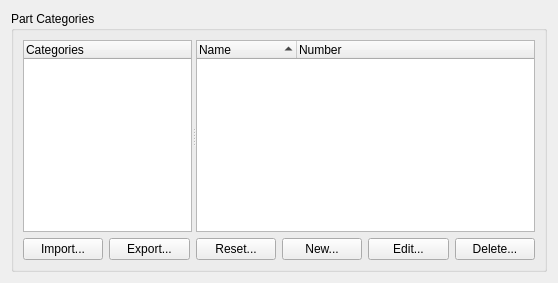
     <widget class="QWidget" name="tabCategories">
      <property name="whatsThis">
       <string>&lt;p&gt;&lt;b&gt;Part Categories&lt;/b&gt;&lt;/p&gt;&lt;p&gt;Create, edit, reorder, or import categories for the part browser. The right-hand list shows parts matching the selected category. Imported and edited categories are saved when you choose OK in Preferences; Export writes the current list immediately.&lt;/p&gt;</string>
      </property>
      <attribute name="title">
       <string>Categories</string>
      </attribute>
      <layout class="QVBoxLayout" name="verticalLayout_3">
       <item>
        <widget class="QGroupBox" name="groupBox_3">
         <property name="title">
          <string>Part Categories</string>
         </property>
         <layout class="QVBoxLayout" name="verticalLayout_7">
          <item>
           <widget class="QSplitter" name="splitter">
            <property name="sizePolicy">
             <sizepolicy hsizetype="Expanding" vsizetype="Expanding">
              <horstretch>0</horstretch>
              <verstretch>0</verstretch>
             </sizepolicy>
            </property>
            <property name="orientation">
             <enum>Qt::Orientation::Horizontal</enum>
            </property>
            <widget class="QTreeWidget" name="categoriesTree">
             <property name="accessibleName">
              <string>Part Categories</string>
             </property>
             <property name="toolTip">
              <string>Select a category to inspect or edit; uncheck a category to hide it from the Parts panel; drag categories to reorder them.</string>
             </property>
             <property name="sizePolicy">
              <sizepolicy hsizetype="Expanding" vsizetype="Expanding">
               <horstretch>1</horstretch>
               <verstretch>0</verstretch>
              </sizepolicy>
             </property>
             <property name="dragDropMode">
              <enum>QAbstractItemView::DragDropMode::InternalMove</enum>
             </property>
             <property name="rootIsDecorated">
              <bool>false</bool>
             </property>
             <property name="uniformRowHeights">
              <bool>true</bool>
             </property>
             <property name="itemsExpandable">
              <bool>false</bool>
             </property>
             <property name="expandsOnDoubleClick">
              <bool>false</bool>
             </property>
             <column>
              <property name="text">
               <string>Categories</string>
              </property>
             </column>
            </widget>
            <widget class="QTreeWidget" name="partsTree">
             <property name="accessibleName">
              <string>Matching Parts</string>
             </property>
             <property name="toolTip">
              <string>View the library parts matching the selected category.</string>
             </property>
             <property name="sizePolicy">
              <sizepolicy hsizetype="Expanding" vsizetype="Expanding">
               <horstretch>2</horstretch>
               <verstretch>0</verstretch>
              </sizepolicy>
             </property>
             <property name="selectionMode">
              <enum>QAbstractItemView::SelectionMode::NoSelection</enum>
             </property>
             <property name="rootIsDecorated">
              <bool>false</bool>
             </property>
             <property name="uniformRowHeights">
              <bool>true</bool>
             </property>
             <property name="itemsExpandable">
              <bool>false</bool>
             </property>
             <property name="sortingEnabled">
              <bool>true</bool>
             </property>
             <property name="columnCount">
              <number>2</number>
             </property>
             <attribute name="headerShowSortIndicator" stdset="0">
              <bool>true</bool>
             </attribute>
             <column>
              <property name="text">
               <string>Name</string>
              </property>
             </column>
             <column>
              <property name="text">
               <string>Number</string>
              </property>
             </column>
            </widget>
           </widget>
          </item>
          <item>
           <layout class="QHBoxLayout" name="horizontalLayout">
            <item>
             <widget class="QPushButton" name="importCategories">
              <property name="sizePolicy">
               <sizepolicy hsizetype="Expanding" vsizetype="Fixed">
                <horstretch>1</horstretch>
                <verstretch>0</verstretch>
               </sizepolicy>
              </property>
              <property name="toolTip">
               <string>Replace the category list with categories from a text file.</string>
              </property>
              <property name="text">
               <string>Import...</string>
              </property>
             </widget>
            </item>
            <item>
             <widget class="QPushButton" name="exportCategories">
              <property name="sizePolicy">
               <sizepolicy hsizetype="Expanding" vsizetype="Fixed">
                <horstretch>1</horstretch>
                <verstretch>0</verstretch>
               </sizepolicy>
              </property>
              <property name="toolTip">
               <string>Save the current category list to a text file immediately.</string>
              </property>
              <property name="text">
               <string>Export...</string>
              </property>
             </widget>
            </item>
            <item>
             <widget class="QPushButton" name="resetCategories">
              <property name="sizePolicy">
               <sizepolicy hsizetype="Expanding" vsizetype="Fixed">
                <horstretch>1</horstretch>
                <verstretch>0</verstretch>
               </sizepolicy>
              </property>
              <property name="toolTip">
               <string>Restore the default category list after confirmation.</string>
              </property>
              <property name="text">
               <string>Reset...</string>
              </property>
             </widget>
            </item>
            <item>
             <widget class="QPushButton" name="newCategory">
              <property name="sizePolicy">
               <sizepolicy hsizetype="Expanding" vsizetype="Fixed">
                <horstretch>1</horstretch>
                <verstretch>0</verstretch>
               </sizepolicy>
              </property>
              <property name="toolTip">
               <string>Create a category with a name and a keyword expression.</string>
              </property>
              <property name="text">
               <string>New...</string>
              </property>
             </widget>
            </item>
            <item>
             <widget class="QPushButton" name="editCategory">
              <property name="sizePolicy">
               <sizepolicy hsizetype="Expanding" vsizetype="Fixed">
                <horstretch>1</horstretch>
                <verstretch>0</verstretch>
               </sizepolicy>
              </property>
              <property name="toolTip">
               <string>Edit the selected category name and keyword expression.</string>
              </property>
              <property name="text">
               <string>Edit...</string>
              </property>
             </widget>
            </item>
            <item>
             <widget class="QPushButton" name="deleteCategory">
              <property name="sizePolicy">
               <sizepolicy hsizetype="Expanding" vsizetype="Fixed">
                <horstretch>1</horstretch>
                <verstretch>0</verstretch>
               </sizepolicy>
              </property>
              <property name="toolTip">
               <string>Remove the selected category after confirmation.</string>
              </property>
              <property name="text">
               <string>Delete...</string>
              </property>
             </widget>
            </item>
           </layout>
          </item>
         </layout>
        </widget>
       </item>
      </layout>
     </widget>
